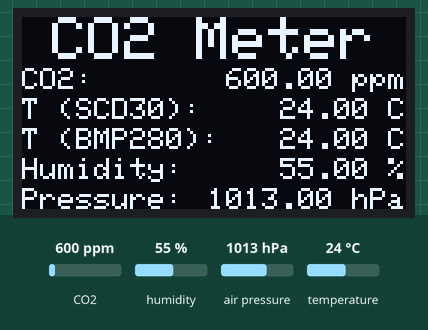
Recording of a program running on a simulated ESP8266 (NodeMCU). Parts: 128×64 one-colour display. Inputs (shaded band) come from the test bench; at power-on: CO2 600 ppm, humidity 55 %, air pressure 1013 hPa, temperature 24 °C. EEPROM starts erased; what the program prints to the serial monitor is not drawn.

Above: at 2.2 s.
3.3 s: CO2 set to 965 ppm
At 5.1 s:
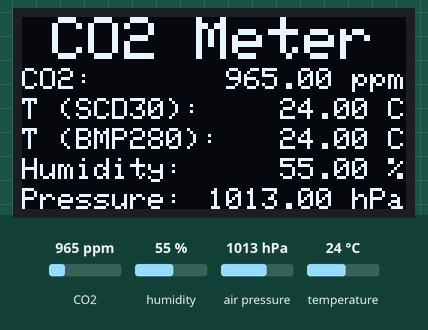
7.5 s: CO2 set to 1018 ppm
At 8.8 s:
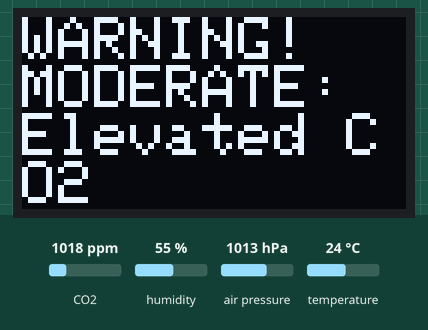
11.7 s: CO2 set to 1983 ppm
At 14.7 s:
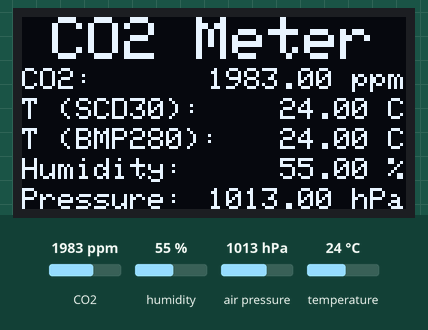
15.9 s: CO2 set to 2021 ppm
At 17.5 s:
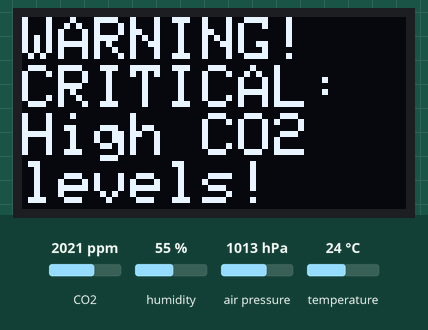
20.1 s: humidity set to 22 %
At 20.8 s:
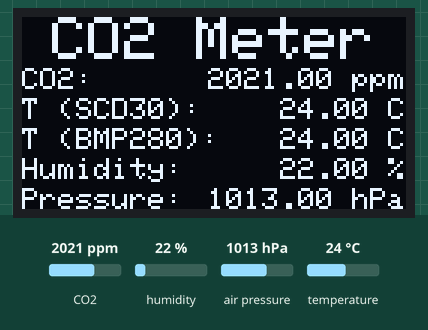
22.8 s: air pressure set to 952 hPa
At 25.1 s:
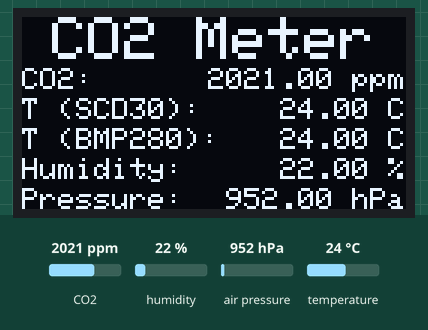
Timing chart, 0 to 26.6 s (numbered marks = the images above; inputs shaded):
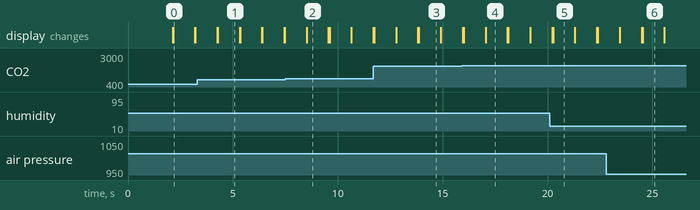

Measured:
- the behaviour switches between 1000 and 1001 ppm on CO2 (found by bisection; images 1 and 2)
- the behaviour switches between 2000 and 2001 ppm on CO2 (found by bisection; images 3 and 4)
- after the input at 3.3 s, the display: first differs from a run without the input after 0.98 s (image 1)
- after the input at 7.5 s, the display: changes after 1.0 s (image 2)
- what the display in image 0 shows lasts 1.1 s, from 2.1 s to 3.2 s

The program:

main.cpp
```cpp
#include <Wire.h>
#include <Adafruit_GFX.h>
#include <Adafruit_SSD1306.h>
#include <Adafruit_BMP280.h>
#include <SparkFun_SCD30_Arduino_Library.h>
#include <EEPROM.h> // Include EEPROM library
#include "config.h" // Include the configuration file
#include "DisplayManager.h"
#include "SensorManager.h"
#include "Logger.h"
#include <Arduino.h>
#include "I2CScanner.h"

/**
 * @file main.cpp
 * @brief Main entry point for the CO2 Meter application.
 *
 * This file initializes the system, including the display, sensors, and logger.
 * It continuously retrieves sensor data, logs it, and displays warnings or normal readings
 * based on CO2 levels.
 */

/**
 * @brief Instance of the DisplayManager class for managing the OLED display.
 */
DisplayManager displayManager;

/**
 * @brief Instance of the SensorManager class for managing the SCD30 and BMP280 sensors.
 */
SensorManager sensorManager;

/**
 * @brief Instance of the I2CScanner class for scanning the I2C bus.
 */
I2CScanner i2cScanner;

/**
 * @brief Initializes the system, including the display, sensors, and logger.
 *
 * This function sets up the serial communication, initializes the display and sensors,
 * and performs a calibration check for the SCD30 sensor. If any initialization fails,
 * the system halts.
 */
void setup() {
    Serial.begin(115200);
    while (!Serial);

    Logger::error("This is test error message.");    // Should always print
    Logger::warning("This test a warning message."); // Should not print if LOG_LEVEL=LOG_ERROR
    Logger::info("This is test info message.");      // Should not print if LOG_LEVEL=LOG_ERROR
    Logger::debug("This is test debug message.");    // Should not print if LOG_LEVEL=LOG_ERROR

    Logger::info("Initializing...");

#ifdef RUN_I2C_SCANNER
    if (RUN_I2C_SCANNER == true) {
        // Run I2C scanner code
    }
#endif

    // Initialize the display
    if (!displayManager.initialize()) {
        Logger::error("Display initialization failed!");
        for (;;); // Halt if display initialization fails
    }

#ifdef RUN_DISPLAY_CHECK
    if (RUN_DISPLAY_CHECK == true) {
        // Run display check code
    }
#endif

    displayManager.splashScreen("Initializing...");
    delay(2000);

    // Initialize sensors
    if (!sensorManager.initializeSensors()) {
        displayManager.splashScreen("Sensor init failed!");
        Logger::info("Sensor init failed!");
        for (;;); // Halt if sensor initialization fails
    }

    // Check and calibrate the SCD30 sensor
    sensorManager.checkAndCalibrateSCD30();
    Logger::info("Initialization complete.");
}

/**
 * @brief Main loop for retrieving sensor data and updating the display.
 *
 * This function continuously retrieves sensor data, logs the readings, and updates the display.
 * It displays warnings if CO2 levels exceed predefined thresholds or normal readings otherwise.
 */
void loop() {
    Logger::debug("Entering loop...");

    if (sensorManager.isDataAvailable()) {
        Logger::debug("Sensor data is available.");

        // Retrieve sensor readings
        float co2 = sensorManager.getCO2();
        float temperatureSCD = sensorManager.getTemperatureSCD();
        float humidity = sensorManager.getHumidity();
        float temperatureBMP = sensorManager.getTemperatureBMP();
        float pressure = sensorManager.getPressure();

        Logger::debug("Sensor readings retrieved.");
        Logger::info(("CO2: " + String(co2) + " ppm").c_str());
        Logger::info(("Temperature (SCD30): " + String(temperatureSCD) + " °C").c_str());
        Logger::info(("Temperature (BMP280): " + String(temperatureBMP) + " °C").c_str());
        Logger::info(("Humidity: " + String(humidity) + " %").c_str());
        Logger::info(("Pressure: " + String(pressure) + " hPa").c_str());

        // Display warnings or normal readings based on CO2 levels
        if (co2 > CO2_CRITICAL_THRESHOLD) {
            Logger::warning("CRITICAL: High CO2 levels!");
            displayManager.showBlinkingWarning(
                "CRITICAL:", "High CO2", "levels!", "",
                co2, temperatureSCD, temperatureBMP, humidity, pressure);
        } else if (co2 > CO2_MODERATE_THRESHOLD) {
            Logger::warning("MODERATE: Elevated CO2 levels!");
            displayManager.showBlinkingWarning(
                "MODERATE:", "Elevated CO2", "levels!", "",
                co2, temperatureSCD, temperatureBMP, humidity, pressure);
        } else {
            Logger::info("Displaying normal readings.");
            displayManager.showNormalScreen(co2, temperatureSCD, temperatureBMP, humidity, pressure);
        }
    } else {
        Logger::debug("Sensor data not available.");
    }

    delay(1000); // Short delay for smoother blinking
}
```

DisplayManager.h
```cpp
#ifndef DISPLAY_MANAGER_H
#define DISPLAY_MANAGER_H

#include <Adafruit_SSD1306.h>
#include "Logger.h"

#define SCREEN_WIDTH 128 ///< Width of the OLED display in pixels
#define SCREEN_HEIGHT 64 ///< Height of the OLED display in pixels
#define OLED_RESET -1    ///< OLED reset pin (-1 if not used)
#define SCREEN_ADDRESS 0x3C ///< I2C address of the OLED display
#define FONT_SIZE_SMALL 1   ///< Font size for small text
#define FONT_SIZE_LARGE 2   ///< Font size for large text
// Don't redefine these if they come from libraries
#ifndef SSD1306_SWITCHCAPVCC
#define SSD1306_SWITCHCAPVCC 0x02
#endif

#ifndef SSD1306_WHITE
#define SSD1306_WHITE 1
#endif


/**
 * @class DisplayManager
 * @brief Manages the OLED display for showing messages, warnings, and sensor readings.
 */
class DisplayManager {
public:
    /**
     * @brief Constructor for the DisplayManager class.
     */
    DisplayManager();

    /**
     * @brief Initializes the OLED display.
     *
     * @return true if the display was successfully initialized, false otherwise.
     */
    bool initialize();

    /**
     * @brief Displays a calibration message on the screen.
     *
     * @param message1 The first line of the calibration message.
     * @param message2 The second line of the calibration message.
     */
    void showCalibrationMessage(const char* message1, const char* message2);

    /**
     * @brief Displays a blinking warning message on the screen.
     *
     * @param line1 The first line of the warning message.
     * @param line2 The second line of the warning message.
     * @param line3 The third line of the warning message.
     * @param line4 The fourth line of the warning message.
     * @param co2 The CO2 level to display.
     * @param temperatureSCD The temperature from the SCD30 sensor.
     * @param temperatureBMP The temperature from the BMP280 sensor.
     * @param humidity The humidity level to display.
     * @param pressure The pressure level to display.
     */
    void showBlinkingWarning(const char* line1, const char* line2, const char* line3, const char* line4, float co2, float temperatureSCD, float temperatureBMP, float humidity, float pressure);

    /**
     * @brief Displays the normal screen with sensor readings.
     *
     * @param co2 The CO2 level to display.
     * @param temperatureSCD The temperature from the SCD30 sensor.
     * @param temperatureBMP The temperature from the BMP280 sensor.
     * @param humidity The humidity level to display.
     * @param pressure The pressure level to display.
     */
    void showNormalScreen(float co2, float temperatureSCD, float temperatureBMP, float humidity, float pressure);

    /**
     * @brief Runs a display check to verify the OLED functionality.
     */
    void runDisplayCheck();

    /**
     * @brief Displays a splash screen with a centered message.
     *
     * @param text The message to display on the splash screen.
     */
    void splashScreen(const char* text);

private:
    Adafruit_SSD1306 display; ///< The OLED display object.

    unsigned long lastBlinkTime = 0; ///< Timestamp of the last blink toggle.
    unsigned long blinkInterval = 1000; ///< Interval for blinking warnings (in milliseconds).
    bool isWarningActive = false; ///< Indicates whether the warning is currently active.

    /**
     * @brief Displays a headline centered at the top of the screen.
     *
     * @param text The headline text to display.
     */
    void showHeadline(const char* text);

    /**
     * @brief Displays sensor readings on the screen.
     *
     * @param co2 The CO2 level to display.
     * @param temperatureSCD The temperature from the SCD30 sensor.
     * @param temperatureBMP The temperature from the BMP280 sensor.
     * @param humidity The humidity level to display.
     * @param pressure The pressure level to display.
     */
    void displayReadings(float co2, float temperatureSCD, float temperatureBMP, float humidity, float pressure);
};

#endif // DISPLAY_MANAGER_H
```

I2CScanner.h
```cpp
#ifndef I2CSCANNER_H
#define I2CSCANNER_H

#include <Wire.h>
#include "Logger.h"

/**
 * @file I2CScanner.h
 * @brief Provides functionality to scan the I2C bus for connected devices.
 */

/**
 * @class I2CScanner
 * @brief A utility class for scanning the I2C bus and logging connected devices.
 */
class I2CScanner {
public:
    /**
     * @brief Scans the I2C bus for connected devices.
     *
     * This method iterates through all possible I2C addresses (1 to 127) and checks
     * if a device responds at each address. If a device is found, its address is logged.
     * If no devices are found, a message is logged indicating this.
     */
    void scan();
};

#endif // I2CSCANNER_H
```

Logger.h
```cpp
#ifndef LOGGER_H
#define LOGGER_H

#include <Arduino.h>

/**
 * @file Logger.h
 * @brief Provides logging functionality with different log levels for debugging and monitoring.
 */

/**
 * @enum LogLevel
 * @brief Defines the different levels of logging.
 *
 * - `LOG_NONE`: No logging.
 * - `LOG_ERROR`: Logs only errors.
 * - `LOG_WARNING`: Logs errors and warnings.
 * - `LOG_INFO`: Logs informational messages, warnings, and errors.
 * - `LOG_DEBUG`: Logs all messages, including verbose debug information.
 */
enum LogLevel {
    LOG_NONE = 0,    ///< No logging
    LOG_ERROR = 1,   ///< Only errors
    LOG_WARNING = 2, ///< Errors and warnings
    LOG_INFO = 3,    ///< Normal information
    LOG_DEBUG = 4    ///< Verbose debug information
};

/**
 * @class Logger
 * @brief A utility class for logging messages at different log levels.
 *
 * The `Logger` class provides methods to log messages at various levels (error, warning, info, debug).
 * It allows setting a global log level to control the verbosity of the logs.
 */
class Logger {
private:
    static LogLevel currentLogLevel; ///< The current log level for filtering messages.

public:
    /**
     * @brief Enum-like constants for log levels.
     */
    static const LogLevel NONE;    ///< No logging.
    static const LogLevel ERROR;   ///< Error logging.
    static const LogLevel WARNING; ///< Warning logging.
    static const LogLevel INFO;    ///< Informational logging.
    static const LogLevel DBG;     ///< Debug logging (renamed to avoid macro conflicts).

    /**
     * @brief Sets the current log level.
     *
     * @param level The log level to set (e.g., `LOG_ERROR`, `LOG_INFO`).
     */
    static void setLogLevel(LogLevel level);

    /**
     * @brief Gets the current log level.
     *
     * @return The current log level.
     */
    static LogLevel getLogLevel();

    /**
     * @brief Logs a message if it meets the current log level.
     *
     * @param level The log level of the message.
     * @param message The message to log.
     */
    static void log(LogLevel level, const char* message);

    /**
     * @brief Logs an error message.
     *
     * @param message The error message to log.
     */
    static void error(const char* message);

    /**
     * @brief Logs a warning message.
     *
     * @param message The warning message to log.
     */
    static void warning(const char* message);

    /**
     * @brief Logs an informational message.
     *
     * @param message The informational message to log.
     */
    static void info(const char* message);

    /**
     * @brief Logs a debug message.
     *
     * @param message The debug message to log.
     */
    static void debug(const char* message);
};

#endif // LOGGER_H
```

SensorManager.h
```cpp
#ifndef SENSOR_MANAGER_H
#define SENSOR_MANAGER_H

#include "Logger.h"
#include <SparkFun_SCD30_Arduino_Library.h>
#include <Adafruit_BMP280.h>
#include <Wire.h>
#include "config.h" // Include config.h for centralized constants

/**
 * @file SensorManager.h
 * @brief Manages the initialization, calibration, and data retrieval from sensors.
 */

/**
 * @class SensorManager
 * @brief A utility class for managing the SCD30 and BMP280 sensors.
 *
 * The `SensorManager` class handles sensor initialization, calibration, and data retrieval
 * for CO2, temperature, humidity, and pressure readings.
 */
class SensorManager {
private:
    SCD30 scd30; ///< SCD30 CO2 sensor object
    Adafruit_BMP280 bmp280; ///< BMP280 pressure sensor object

    // Last valid readings
    float lastValidCO2 = DEFAULT_CO2; ///< Last valid CO2 reading in ppm
    float lastValidTempSCD = DEFAULT_TEMP_SCD; ///< Last valid temperature reading from SCD30 in °C
    float lastValidHumidity = DEFAULT_HUMIDITY; ///< Last valid humidity reading in %

public:
    /**
     * @brief Initializes the SCD30 and BMP280 sensors.
     *
     * @return `true` if both sensors are successfully initialized, `false` otherwise.
     */
    bool initializeSensors();

    /**
     * @brief Retrieves the current CO2 reading from the SCD30 sensor.
     *
     * @return The CO2 concentration in ppm.
     */
    float getCO2();

    /**
     * @brief Retrieves the current temperature reading from the SCD30 sensor.
     *
     * @return The temperature in °C.
     */
    float getTemperatureSCD();

    /**
     * @brief Retrieves the current humidity reading from the SCD30 sensor.
     *
     * @return The humidity in %.
     */
    float getHumidity();

    /**
     * @brief Retrieves the current temperature reading from the BMP280 sensor.
     *
     * @return The temperature in °C.
     */
    float getTemperatureBMP();

    /**
     * @brief Retrieves the current pressure reading from the BMP280 sensor.
     *
     * @return The pressure in hPa.
     */
    float getPressure();

    /**
     * @brief Resets the calibration flag stored in EEPROM.
     */
    void resetCalibrationFlag();

    /**
     * @brief Checks if new data is available from the sensors.
     *
     * @return `true` if new data is available, `false` otherwise.
     */
    bool isDataAvailable();

    /**
     * @brief Calibrates the SCD30 sensor using the forced recalibration factor.
     */
    void calibrateSCD30();

    /**
     * @brief Checks if the SCD30 sensor needs calibration and performs calibration if necessary.
     */
    void checkAndCalibrateSCD30();
};

#endif // SENSOR_MANAGER_H
```

I2CScanner.cpp
```cpp
#include "I2CScanner.h"

/**
 * @brief Scans the I2C bus for connected devices and logs their addresses.
 *
 * This method iterates through all possible I2C addresses (1 to 127) and checks
 * if a device responds at each address. If a device is found, its address is logged.
 * If no devices are found, a message is logged indicating this.
 *
 * @details
 * - The method uses the `Wire` library to communicate with devices on the I2C bus.
 * - For each address, it sends a transmission and checks for a response.
 * - If an error code of `0` is returned, a device is present at that address.
 * - If an error code of `4` is returned, an unknown error occurred.
 *
 * @note The method logs the results using the `Logger` class.
 */
void I2CScanner::scan() {
    Logger::info("Starting I2C Scanner...");
    byte error, address;
    int devicesFound = 0;

    Wire.begin();
    for (address = 1; address < 127; address++) {
        Wire.beginTransmission(address);
        error = Wire.endTransmission();

        if (error == 0) {
            char buffer[40]; // Buffer to store the log message
            snprintf(buffer, sizeof(buffer), "I2C device found at address 0x%02X", address);
            Logger::info(buffer);
            devicesFound++;
        } else if (error == 4) {
            char buffer[40]; // Buffer to store the log message
            snprintf(buffer, sizeof(buffer), "Unknown error at address 0x%02X", address);
            Logger::warning(buffer);
        }
    }

    if (devicesFound == 0) {
        Logger::info("No I2C devices found.");
    } else {
        Logger::info("I2C scan complete.");
    }
}
```

config.h
```cpp
#ifndef CONFIG_H
#define CONFIG_H

// Centralized configuration constants
#define EEPROM_CALIBRATION_FLAG_ADDRESS 0x10 // Example address in EEPROM
#define CALIBRATION_DONE 1
#define FRESH_AIR_CO2 400 // CO2 concentration in fresh air (ppm)

// Display settings
#define SCREEN_WIDTH 128
#define SCREEN_HEIGHT 64
#define OLED_RESET -1
#define SCREEN_ADDRESS 0x3C

// Calibration settings
#define CO2_MODERATE_THRESHOLD 1000.0 // ppm
#define CO2_CRITICAL_THRESHOLD 2000.0 // ppm

// Default sensor readings
#define DEFAULT_CO2 400.0f ///< Default CO2 concentration in ppm
#define DEFAULT_TEMP_SCD 20.0f ///< Default temperature from SCD30 in °C
#define DEFAULT_HUMIDITY 50.0f ///< Default humidity in %

// Message strings
#define MSG_CALIBRATION_READY "Calibration ready."
#define MSG_CALIBRATION_FAILED "Calibration failed."
#define MSG_TRY_AGAIN "Please try again."
#define MSG_ALREADY_CALIBRATED "Sensor is already calibrated."
#define MSG_CALIBRATION_NEEDED "Calibration is needed."

#endif // CONFIG_H
```

Source omitted: DisplayManager.cpp (7640 bytes), Logger.cpp (2304 bytes), SensorManager.cpp (4295 bytes)
